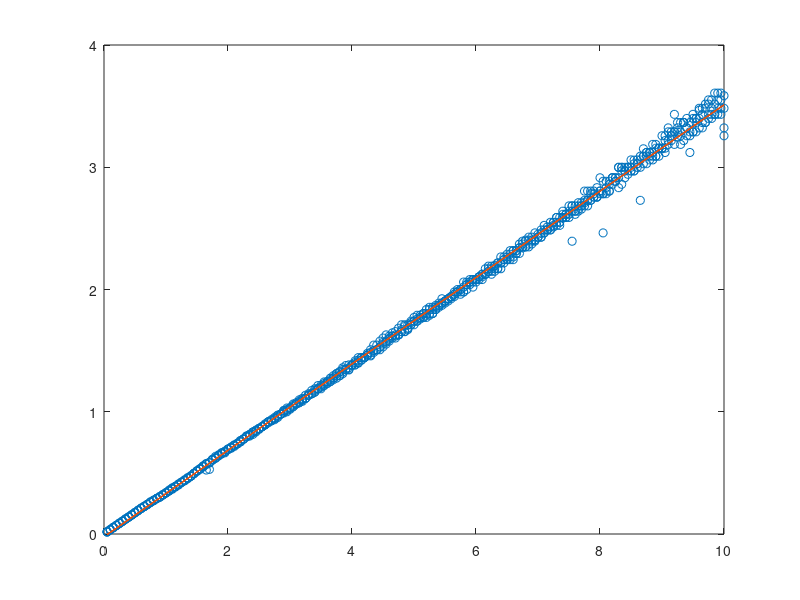

Source code (MATLAB): (Note: this script raises an error after producing the figure.)
addpath('../../../scripts/octave');
destdir = "../../../../latex/images";
relImgDir = "images";

b = load("boxnum1.csv");
b = [b;load("boxnum2.csv")];
b = [b;load("boxnum3.csv")];
b = [b;load("boxnum4.csv")];

npart = b(:,1);
nbox = b(:,2) .^ 3;
ips = b(:,3);

msPerIter = 1000 ./ ips;

fit = polyfit(npart, msPerIter, 1);
plot(npart / 1000, msPerIter, "o", npart / 1000, polyval(fit, npart));
axis([0,1,0,4],'autox');

name='linearComplexityR0p5';
ylabrule='0.3cm';
xlab='Number of particles $\times$ 1000';
ylab='Milliseconds per iteration';
width='700';
height='500';
makeGraph(name,destdir,relImgDir,xlab,ylab,ylabrule,width,height);


plot(npart / 1000, nbox / 1000, "o");

name='idealNboxR0p5';
ylabrule='0.3cm';
xlab='Number of particles $\times$ 1000';
ylab='Ideal number of boxes $\times$ 1000';
width='700';
height='500';
makeGraph(name,destdir,relImgDir,xlab,ylab,ylabrule,width,height);


